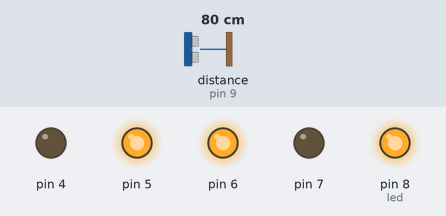
Bench run of a sketch on a simulated Arduino Uno, built with avr-gcc and run on an emulated ATmega328P. Parts: output pins drawn as LEDs (lit = HIGH). Wiring (inferred from the names in the program): ultrasonic range finder: trigger pin 10; echo pin 9. The test bench sets the inputs (shaded band); at power-on: distance to the obstacle (sensor on pin 9) 80 cm. The echo pulse lasts 58.3 µs per cm; pins used as bus, display or sensor lines are not drawn.

Above: at 1.2 s.
1.3 s: distance to the obstacle (sensor on pin 9) set to 13 cm
2.8 s: distance to the obstacle (sensor on pin 9) set to 10 cm
At 3.1 s:
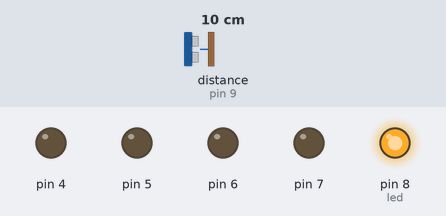
4.3 s: distance to the obstacle (sensor on pin 9) set to 18 cm
At 5.2 s:
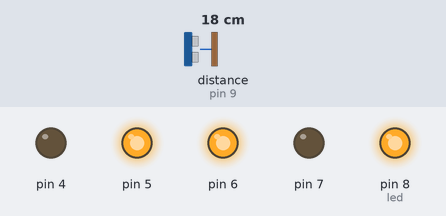
5.8 s: distance to the obstacle (sensor on pin 9) set to 2 cm
At 6.4 s:
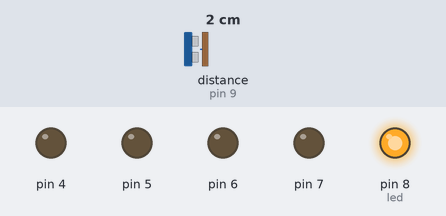
Timing chart, 0 to 8.3 s (numbered marks = the images above; inputs shaded):
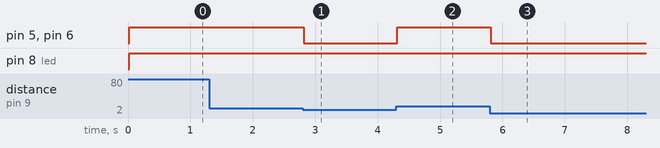

The sketch:

StopAtObstacle.ino
```cpp
#define trig 10
#define echo 9
#define led 8

void setup(){
  pinMode(4, OUTPUT);
  pinMode(5, OUTPUT);
  pinMode(6, OUTPUT);
  pinMode(7, OUTPUT);

  pinMode(trig, OUTPUT);
  pinMode(echo, INPUT);
  pinMode(led, OUTPUT);
}

void loop(){

  long duration, distance;

  digitalWrite(trig, HIGH);
  delayMicroseconds(1000);
  digitalWrite(trig, LOW);

  duration = pulseIn(echo, HIGH);

  distance = (duration/2) / 29.1; //in cm
  delay(10);

  if((distance <=10) && (distance >=0)){
    digitalWrite(5, LOW);
    digitalWrite(6, LOW);
    digitalWrite(led, HIGH);
  }else if((distance>10)){
    digitalWrite(5, HIGH);
    digitalWrite(6, HIGH);
    digitalWrite(led, HIGH);
  }


}
```

Measured:
- the behaviour switches between 12 and 11 cm on distance to the obstacle (sensor on pin 9) (found by bisection; images 0 and 1)
- after the input at 1.3 s, every drawn part: stays the same
- after the input at 2.8 s, pin 5, pin 6: HIGH → LOW at once
- after the input at 4.3 s, pin 5, pin 6: LOW → HIGH at once
- after the input at 5.8 s, pin 5, pin 6: HIGH → LOW at once
